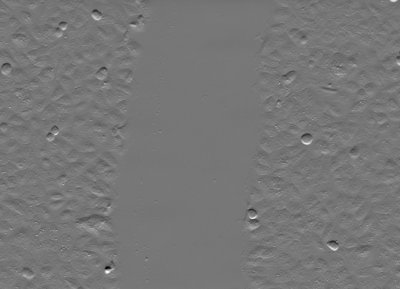
#> input picture images/scratch.jpeg, 400 x 289 px, found by its file name
$ jupyter execute 'GLCM vs Color.ipynb'   (shell and % lines are left out)   (older library calls are emulated)
#> lines starting #> are read from the running program, lines starting #| are printed output that depends on the picture
[cell 1]
import matplotlib.pyplot as plt

from skimage.feature import greycomatrix, greycoprops
from skimage import io
import cv2
import numpy as np

[cell 2]
PATCH_SIZE = 35

[cell 3]
image = io.imread('scratch.jpeg')
#> image is the input picture: shape (289, 400); min 0, max 255, mean 118.6
plt.imshow(image, cmap='gray')

[cell 4]
#Full image
# We extract greycomatrix on image with a distance of 1
#we use a as a dummy variable where we only extract energy
GLCM = greycomatrix(image, [1], [0, np.pi/4, np.pi/2, 3*np.pi/4])
a = greycoprops(GLCM, 'energy') [0,0]
#> a = 0.195

[cell 5]
# select some patches from grassy areas of the image
#visually look at cell region and select the more heavily textured area

cell_locations = [(50,50), (200,50), (50,350), (200,350)]
cell_patches = []
for loc in cell_locations:
    cell_patches.append(image[loc[0]:loc[0] + PATCH_SIZE,
                              loc[1]:loc[1] + PATCH_SIZE])
#> after the loop, cell_patches = 4 items

[cell 6]
# Select some patches from the smoother areas of image

scratch_locations = [(50, 200), (150, 200), (250, 150), (200, 200)]
scratch_patches = []
for loc in scratch_locations:
    scratch_patches.append(image[loc[0]:loc[0] + PATCH_SIZE,
                                 loc[1]:loc[1] + PATCH_SIZE])
#> after the loop, scratch_patches = 4 items

[cell 7]
# Compute some GLCM properties for each patch
diss_sim = []
corr = []
homogen = []
energy = []
contrast = []
for patch in (cell_patches + scratch_patches):
    glcm = greycomatrix(patch, distances=[5], angles=[0], levels=256, symmetric=True, normed=True)
    diss_sim.append(greycoprops(glcm, 'dissimilarity')[0, 0])
    corr.append(greycoprops(glcm, 'correlation')[0, 0])
    homogen.append(greycoprops(glcm, 'homogeneity')[0, 0])
    energy.append(greycoprops(glcm, 'energy')[0, 0])
    contrast.append(greycoprops(glcm, 'contrast')[0, 0])
#> this loop made 8 passes
#> after the loop, contrast = [54.43, 90.4, 58.7, 82.2, 0.303, 1.62, 0.511, 0.268]; corr = [0.141, 0.396, 0.248, 0.0829, 0.509, 0.148, 0.44, 0.136]; diss_sim = [5.75, 7.22, 5.8, 7, 0.291, 0.597, 0.369, 0.247]; energy = [0.0608, 0.0496, 0.0564, 0.0522, 0.583, 0.472, 0.506, 0.736]; homogen = [0.161, 0.141, 0.168, 0.138, 0.855, 0.764, 0.83, 0.879]

[cell 8]
# display original image with locations of patches

fig = plt.figure(figsize=(8, 8))
#import style from matplotlib
from matplotlib import style

ax = fig.add_subplot(3, 2, 1)
ax.imshow(image, cmap=plt.cm.gray,
          vmin=0, vmax=255)
for (y, x) in cell_locations:
    ax.plot(x + PATCH_SIZE / 2, y + PATCH_SIZE / 2, 'gs')
for (y, x) in scratch_locations:
    ax.plot(x + PATCH_SIZE / 2, y + PATCH_SIZE / 2, 'bs')
ax.set_xlabel('Original Image')
ax.set_xticks([])
ax.set_yticks([])
ax.axis('image')

# for each patch, plot (dissimilarity, correlation)
ax = fig.add_subplot(3, 2, 2)
ax.plot(diss_sim[:len(cell_patches)], corr[:len(cell_patches)], 'go',
        label='Cells')
ax.plot(diss_sim[len(cell_patches):], corr[len(cell_patches):], 'bo',
        label='Scratch')
ax.set_xlabel('GLCM Dissimilarity')
ax.set_ylabel('GLCM Correlation')
ax.legend()
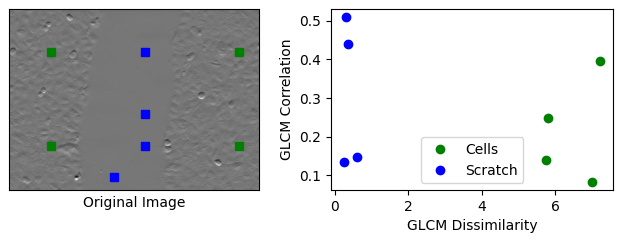
#> figure drawn by matplotlib, 2 panels

Green dots(cell locations) suggest high dissimilarity.
Lower dissimilarity for scratch/blue dots
We are able to segment these two regions

[cell 9]
# display original image with locations of patches

fig = plt.figure(figsize=(8, 8))
#import style from matplotlib
from matplotlib import style

ax = fig.add_subplot(3, 2, 1)
ax.imshow(image, cmap=plt.cm.gray,
          vmin=0, vmax=255)
for (y, x) in cell_locations:
    ax.plot(x + PATCH_SIZE / 2, y + PATCH_SIZE / 2, 'gs')
for (y, x) in scratch_locations:
    ax.plot(x + PATCH_SIZE / 2, y + PATCH_SIZE / 2, 'bs')
ax.set_xlabel('Original Image')
ax.set_xticks([])
ax.set_yticks([])
ax.axis('image')

# for each patch, plot (dissimilarity, correlation)
ax = fig.add_subplot(3, 2, 2)
ax.plot(diss_sim[:len(cell_patches)], corr[:len(cell_patches)], 'go',
        label='Cells')
ax.plot(diss_sim[len(cell_patches):], corr[len(cell_patches):], 'bo',
        label='Scratch')
ax.set_xlabel('GLCM Dissimilarity')
ax.set_ylabel('GLCM Correlation')
ax.legend()

# display the image patches
for i, patch in enumerate(cell_patches):
    ax = fig.add_subplot(3, len(cell_patches), len(cell_patches)*1 + i + 1)
    ax.imshow(patch, cmap=plt.cm.gray,
              vmin=0, vmax=255)
    ax.set_xlabel('Cells %d' % (i + 1))
#> this loop made 4 passes

for i, patch in enumerate(scratch_patches):
    ax = fig.add_subplot(3, len(scratch_patches), len(scratch_patches)*2 + i + 1)
    ax.imshow(patch, cmap=plt.cm.gray,
              vmin=0, vmax=255)
    ax.set_xlabel('Scratch %d' % (i + 1))

# display the patches and plot
fig.suptitle('Grey level co-occurrence matrix features', fontsize=14, y=1.05)
plt.tight_layout()
plt.show()
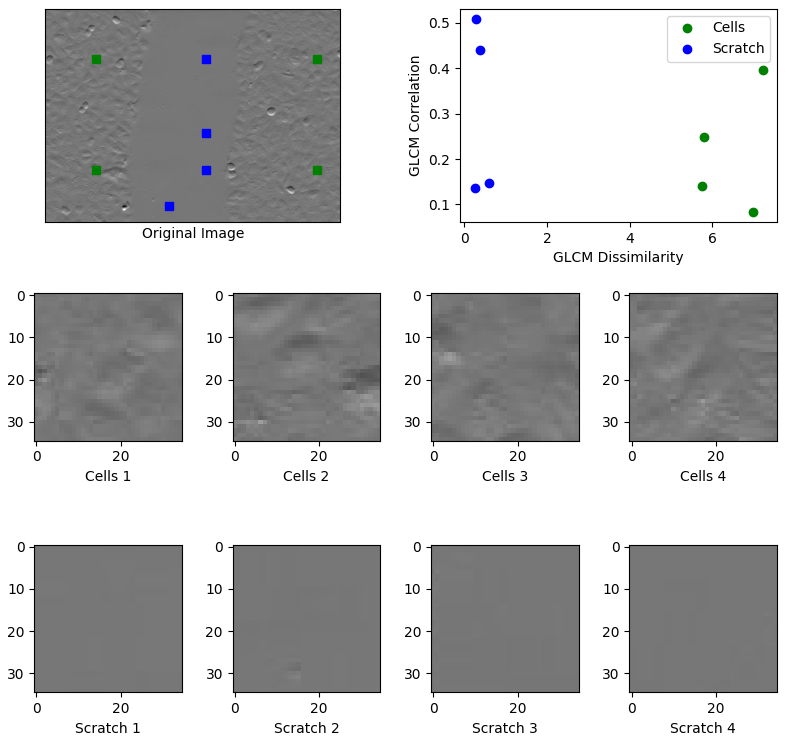
#> figure drawn by matplotlib, 10 panels

[cell 10]
# display the image patches
for i, patch in enumerate(cell_patches):
    ax = fig.add_subplot(3, len(cell_patches), len(cell_patches)*1 + i + 1)
    ax.imshow(patch, cmap=plt.cm.gray,
              vmin=0, vmax=255)
    ax.set_xlabel('Cells %d' % (i + 1))

for i, patch in enumerate(scratch_patches):
    ax = fig.add_subplot(3, len(scratch_patches), len(scratch_patches)*2 + i + 1)
    ax.imshow(patch, cmap=plt.cm.gray,
              vmin=0, vmax=255)
    ax.set_xlabel('Scratch %d' % (i + 1))
